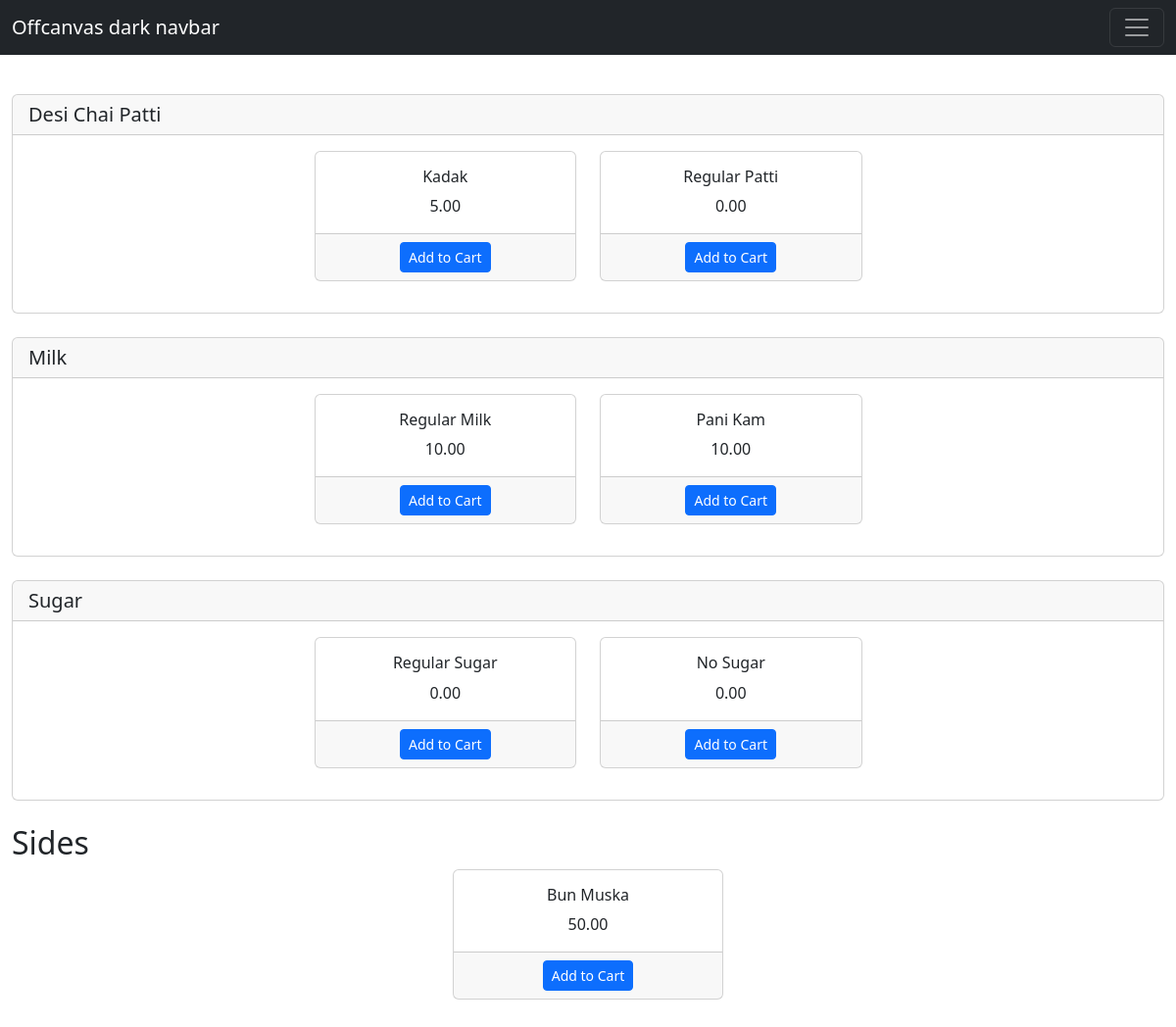
/royalburgers/product/2, run on the app's committed database.
### royalburgers/models.py (models this page shows, shortened)
class ModifierCategory(models.Model):
    name = models.CharField(max_length=255)
    modifiers = models.ManyToManyField(Modifier, blank=True)
    def __str__(self):
        return self.name

class Modifier(models.Model):
    title = models.CharField(max_length=255)
    image = models.ImageField(upload_to='royalburgers/static/images/')
    price = models.DecimalField(max_digits=10, decimal_places=2)

class Product(models.Model):
    title = models.CharField(max_length=255)
    description = models.TextField()
    image = models.ImageField(upload_to='royalburgers/static/images/')
    price = models.DecimalField(max_digits=10, decimal_places=2)
    category = models.ForeignKey(ProductCategory, on_delete=models.CASCADE)
    modifiers = models.ManyToManyField(ModifierCategory, blank=True)
    sides = models.ManyToManyField('self', blank=True, symmetrical=False)
    def __str__(self):
        return self.title

### royalburgers/views.py (the view)
# urls.py: path('product/<int:id>', views.product_modifiers, name='product_modifiers')
def product_modifiers(request, id):
    product = get_object_or_404(Product, pk=id)
    print("hoooo",product)
    modifiers = product.modifiers.all()
    print("Noooo",modifiers)
    categories = ProductCategory.objects.all()  # Assuming you have a ProductCategory model
    return render(request, "products/modifier.html", {"modifiers": modifiers, "product": product,  "categories": categories})

### royalburgers/templates/products/modifier.html (shortened to what this page needs)
<!DOCTYPE html>
<html lang="en">
<head>
    {% load static %}
    <link href="https://cdn.jsdelivr.net/npm/bootstrap@5.3.2/dist/css/bootstrap.min.css" rel="stylesheet">
</head>
<body>
    <nav class="navbar navbar-dark bg-dark fixed-top">
  <div class="container-fluid">
    <a class="navbar-brand" href="#">Offcanvas dark navbar</a>
    <button class="navbar-toggler" type="button" data-bs-toggle="offcanvas" data-bs-target="#offcanvasDarkNavbar" aria-controls="offcanvasDarkNavbar" aria-label="Toggle navigation">
      <span class="navbar-toggler-icon"></span>
    </button>
  </div>
</nav>
<div class="container-fluid my-5 py-5">
    <div class="row">
        <div class="col-md-12">
            {% if product.modifiers.all %}
                {% for modifier_category in product.modifiers.all %}
                    <div class="mb-4">
                        <div class="card">
                            <div class="card-header">
                                <h5 class="m-0">{{ modifier_category.name }}</h5>
                            </div>
                            <div class="card-body">
                                <div class="row justify-content-center">
                                    {% for modifier in modifier_category.modifiers.all %}
                                        <div class="col-md-3 mb-3 text-center">
                                            <div class="card">
                                                <div class="card-body">
                                                    <h6 class="card-title">{{ modifier.title }}</h6>
                                                    <p class="card-text">{{ modifier.price }}</p>
                                                </div>
                                                <div class="card-footer d-flex justify-content-center">
                                                    <a href="#" class="btn btn-primary btn-sm">Add to Cart</a>
                                                </div>
                                            </div>
                                        </div>
                                    {% endfor %}
                                </div>
                            </div>
                        </div>
                    </div>
                {% endfor %}
            {% else %}
                <p>No modifiers are available.</p>
            {% endif %}
            <div class="mb-4">
                {% if product.sides.all %}
                    <h2>Sides</h2>
                    <div class="row justify-content-center">
                        {% for modifier in product.sides.all %}
                            <div class="col-md-3 mb-3 text-center">
                                <div class="card">
                                    <div class="card-body">
                                        <h6 class="card-title">{{ modifier.title }}</h6>
                                        <p class="card-text">{{ modifier.price }}</p>
                                    </div>
                                    <div class="card-footer d-flex justify-content-center">
                                        <a href="#" class="btn btn-primary btn-sm">Add to Cart</a>
                                    </div>
                                </div>
                            </div>
                        {% endfor %}
                    </div>
                {% else %}
                    <p>No sides are available.</p>
                {% endif %}
            </div>
        </div>
    </div>
</div>
</body>
</html>

### data on the page
ModifierCategory: name "Desi Chai Patti"
Modifier: title "Kadak", price "5.00"
Modifier: title "Regular Patti", price "0.00"
ModifierCategory: name "Milk"
Modifier: title "Regular Milk", price "10.00"
Modifier: title "Pani Kam", price "10.00"
ModifierCategory: name "Sugar"
Modifier: title "Regular Sugar", price "0.00"
Modifier: title "No Sugar", price "0.00"
Product: title "Bun Muska", price "50.00"
